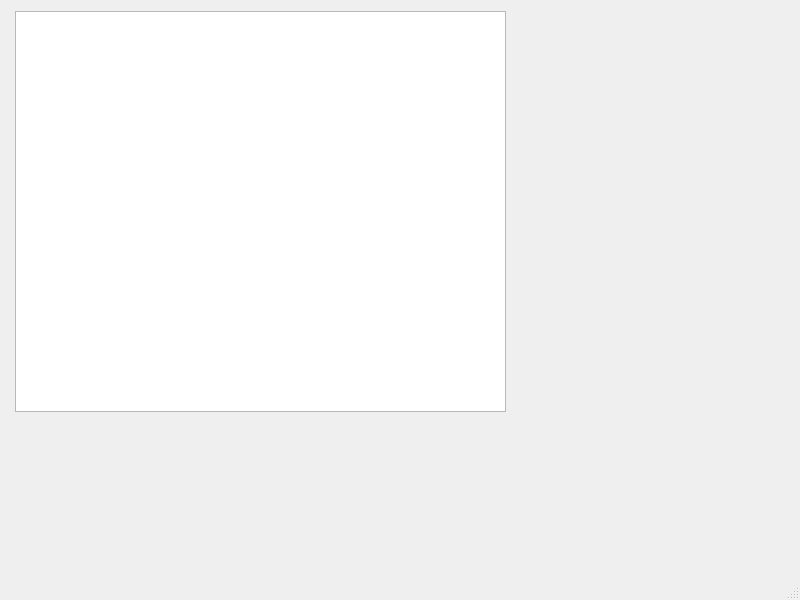
<?xml version="1.0" encoding="UTF-8"?>
<ui version="4.0">
 <class>MainWindow</class>
 <widget class="QMainWindow" name="MainWindow">
  <property name="geometry">
   <rect>
    <x>0</x>
    <y>0</y>
    <width>800</width>
    <height>600</height>
   </rect>
  </property>
  <property name="windowTitle">
   <string>MainWindow</string>
  </property>
  <widget class="QWidget" name="centralwidget">
   <widget class="QGraphicsView" name="graphicsView">
    <property name="geometry">
     <rect>
      <x>15</x>
      <y>11</y>
      <width>491</width>
      <height>401</height>
     </rect>
    </property>
   </widget>
  </widget>
  <widget class="QMenuBar" name="menubar">
   <property name="geometry">
    <rect>
     <x>0</x>
     <y>0</y>
     <width>800</width>
     <height>25</height>
    </rect>
   </property>
  </widget>
  <widget class="QStatusBar" name="statusbar"/>
 </widget>
 <resources/>
 <connections/>
</ui>
